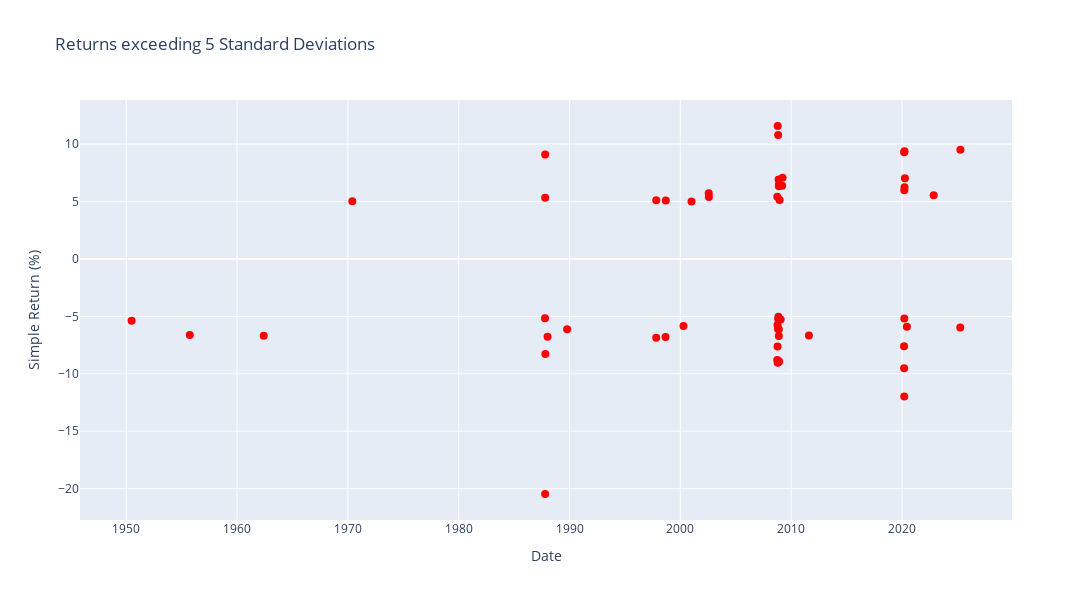

This figure's notebook cell:
### Markdown cell above
## Large moves

### Code cell
import plotly.graph_objects as go

df_large_5_std = (
    100 * simple_return[np.abs(simple_return) > 5 * simple_return.std()].dropna()
)

fig = go.Figure()
fig.add_trace(
    go.Scatter(
        x=df_large_5_std.index,
        y=df_large_5_std["simple_return"],
        mode="markers",
        marker={"color": "red", "size": 8},
        name="Returns > 5 Std Dev",
    )
)
fig.update_layout(
    title="Returns exceeding 5 Standard Deviations",
    xaxis_title="Date",
    yaxis_title="Simple Return (%)",
    hovermode="x unified",
    width=1200,
    height=600,
)
fig.show()
